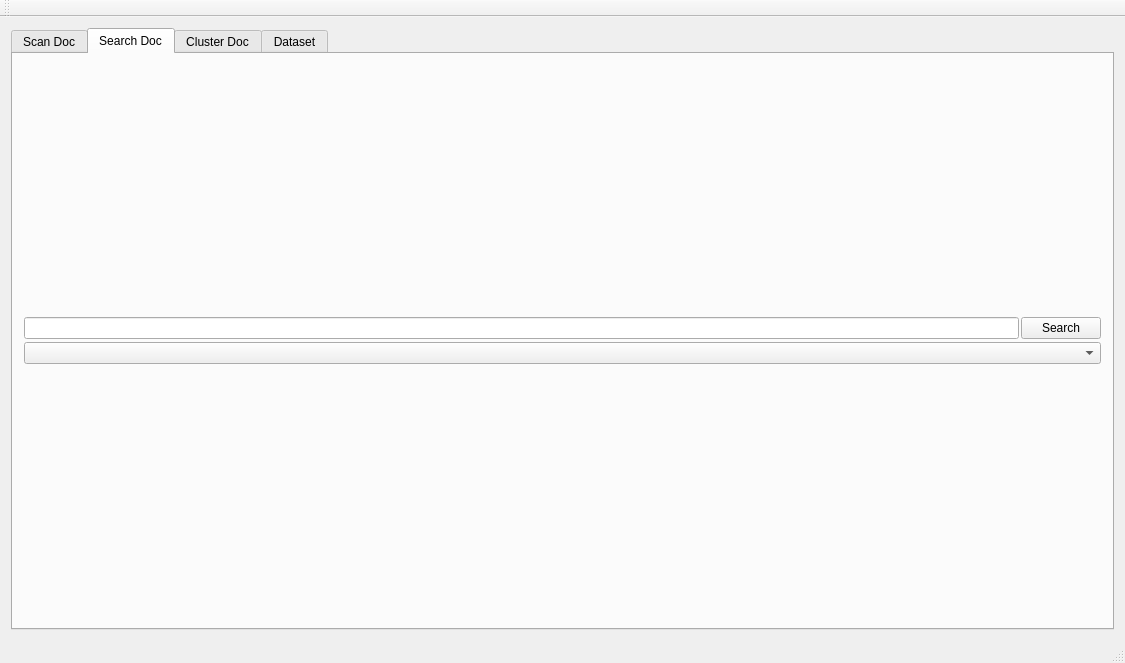
<?xml version="1.0" encoding="UTF-8"?>
<ui version="4.0">
 <class>MainWindow</class>
 <widget class="QMainWindow" name="MainWindow">
  <property name="geometry">
   <rect>
    <x>0</x>
    <y>0</y>
    <width>1125</width>
    <height>663</height>
   </rect>
  </property>
  <property name="windowTitle">
   <string>MainWindow</string>
  </property>
  <widget class="QWidget" name="centralWidget">
   <layout class="QVBoxLayout" name="verticalLayout">
    <item>
     <layout class="QVBoxLayout" name="VerticalLayoutWidget">
      <item>
       <widget class="QTabWidget" name="TAB">
        <property name="sizePolicy">
         <sizepolicy hsizetype="Expanding" vsizetype="Expanding">
          <horstretch>0</horstretch>
          <verstretch>0</verstretch>
         </sizepolicy>
        </property>
        <property name="currentIndex">
         <number>1</number>
        </property>
        <widget class="QWidget" name="SCAN">
         <attribute name="title">
          <string>Scan Doc</string>
         </attribute>
         <layout class="QVBoxLayout" name="verticalLayout_3">
          <item>
           <layout class="QVBoxLayout" name="SCAN_Verical">
            <property name="spacing">
             <number>6</number>
            </property>
            <item>
             <widget class="QPushButton" name="ScanButton">
              <property name="text">
               <string>Scan</string>
              </property>
             </widget>
            </item>
            <item>
             <layout class="QHBoxLayout" name="horizontalLayout">
              <property name="spacing">
               <number>2</number>
              </property>
              <item>
               <layout class="QGridLayout" name="gridBrowser">
                <property name="horizontalSpacing">
                 <number>2</number>
                </property>
                <property name="verticalSpacing">
                 <number>1</number>
                </property>
               </layout>
              </item>
             </layout>
            </item>
            <item>
             <layout class="QHBoxLayout" name="TagLayout">
              <property name="spacing">
               <number>2</number>
              </property>
              <item>
               <widget class="QLineEdit" name="Tag">
                <property name="text">
                 <string/>
                </property>
               </widget>
              </item>
              <item>
               <widget class="QPushButton" name="AddTag">
                <property name="text">
                 <string>Add tags</string>
                </property>
               </widget>
              </item>
             </layout>
            </item>
            <item>
             <widget class="QLabel" name="DogTags">
              <property name="text">
               <string>Added tags</string>
              </property>
             </widget>
            </item>
            <item>
             <widget class="QPushButton" name="AddDoc">
              <property name="text">
               <string>Add Document</string>
              </property>
             </widget>
            </item>
            <item>
             <widget class="QLabel" name="StatusLine">
              <property name="text">
               <string>StatusLine</string>
              </property>
             </widget>
            </item>
           </layout>
          </item>
         </layout>
        </widget>
        <widget class="QWidget" name="SEARCH">
         <attribute name="title">
          <string>Search Doc</string>
         </attribute>
         <layout class="QVBoxLayout" name="verticalLayout_2">
          <item>
           <layout class="QVBoxLayout" name="SEARCH_Vertical">
            <property name="spacing">
             <number>3</number>
            </property>
            <item>
             <layout class="QHBoxLayout" name="horizontalLayoutSearch">
              <property name="spacing">
               <number>2</number>
              </property>
              <item>
               <widget class="QLineEdit" name="SearchTag"/>
              </item>
              <item>
               <widget class="QPushButton" name="SearchButton">
                <property name="text">
                 <string>Search</string>
                </property>
               </widget>
              </item>
             </layout>
            </item>
            <item>
             <widget class="QComboBox" name="DocsCombo"/>
            </item>
            <item>
             <layout class="QGridLayout" name="searchGrid"/>
            </item>
           </layout>
          </item>
         </layout>
        </widget>
        <widget class="QWidget" name="CLUSTER">
         <attribute name="title">
          <string>Cluster Doc</string>
         </attribute>
        </widget>
        <widget class="QWidget" name="DATASET">
         <attribute name="title">
          <string>Dataset</string>
         </attribute>
        </widget>
       </widget>
      </item>
     </layout>
    </item>
   </layout>
  </widget>
  <widget class="QMenuBar" name="menuBar">
   <property name="geometry">
    <rect>
     <x>0</x>
     <y>0</y>
     <width>1125</width>
     <height>21</height>
    </rect>
   </property>
  </widget>
  <widget class="QToolBar" name="mainToolBar">
   <attribute name="toolBarArea">
    <enum>TopToolBarArea</enum>
   </attribute>
   <attribute name="toolBarBreak">
    <bool>false</bool>
   </attribute>
  </widget>
  <widget class="QStatusBar" name="statusBar"/>
 </widget>
 <layoutdefault spacing="6" margin="11"/>
 <resources/>
 <connections/>
</ui>
